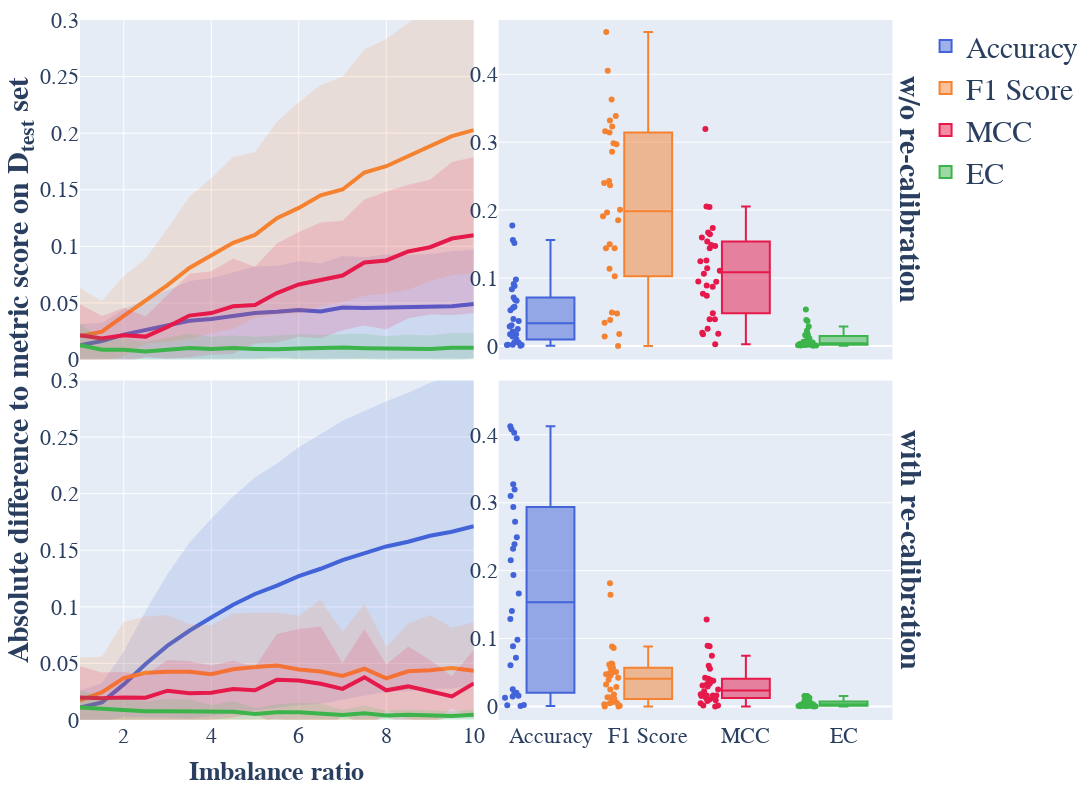

Notebook cell for this chart:
### Code cell
# define y axis ranges for subplots
sub_y_ranges =  {0: [0, 0.3], 1: [-0.02, 0.48], 2: [0, 0.3], 3: [-0.02, 0.48]}
# create Fig 5. from the paper
fig = multiplot(rows=2, cols=2, row_titles=["w/o re-calibration", "with re-calibration"],y_title  = "Absolute difference to metric score on D<sub>test</sub> set",
 subplts=subplts, horizontal_spacing = 0.03, vertical_spacing=0.03, legend_index=1, 
 sub_x_axis_titles={2: "Imbalance ratio"}, sub_y_ranges=sub_y_ranges, height=800, shared_yaxes=False)
# change the display name from "EC dep prev" to "EC"
fig['data'][11]['name'] = "EC"
fig['data'][23]['name'] = "EC"
fig
